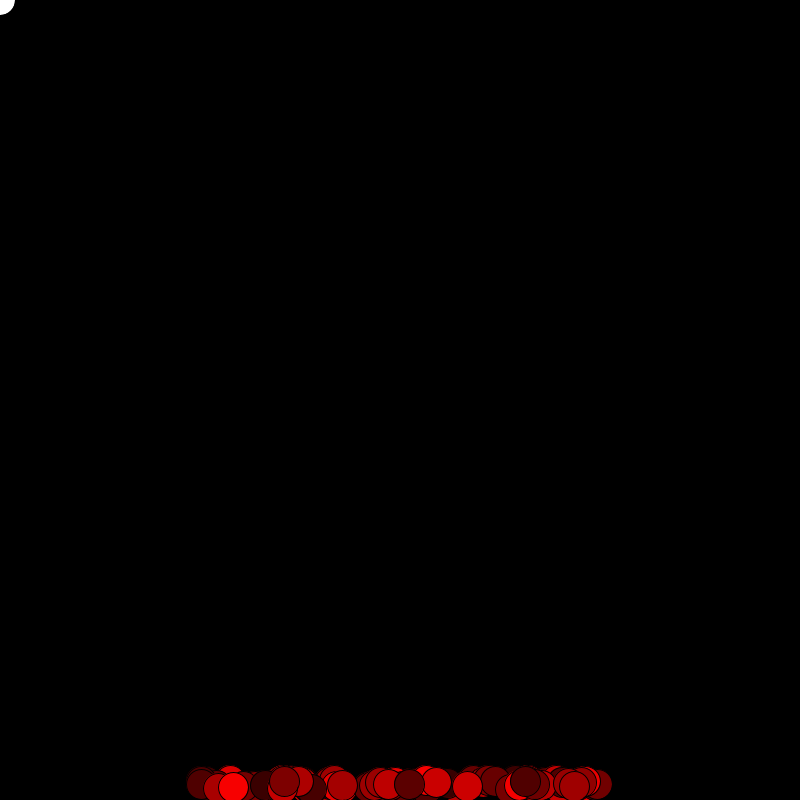
Frame 1 (no input)
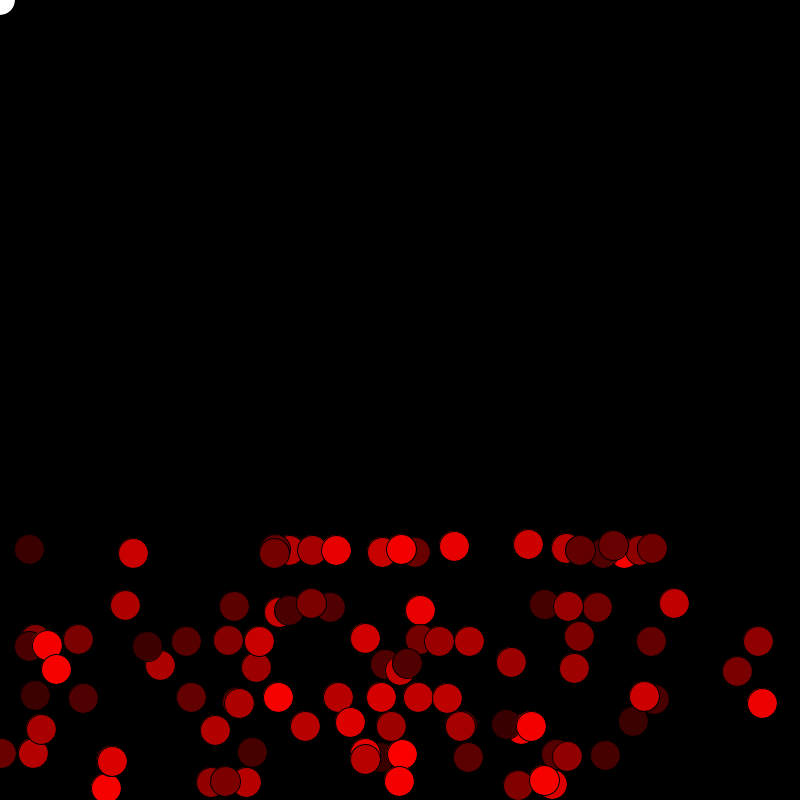
Frame 60 (the mouse pressed at the canvas centre just before this capture)
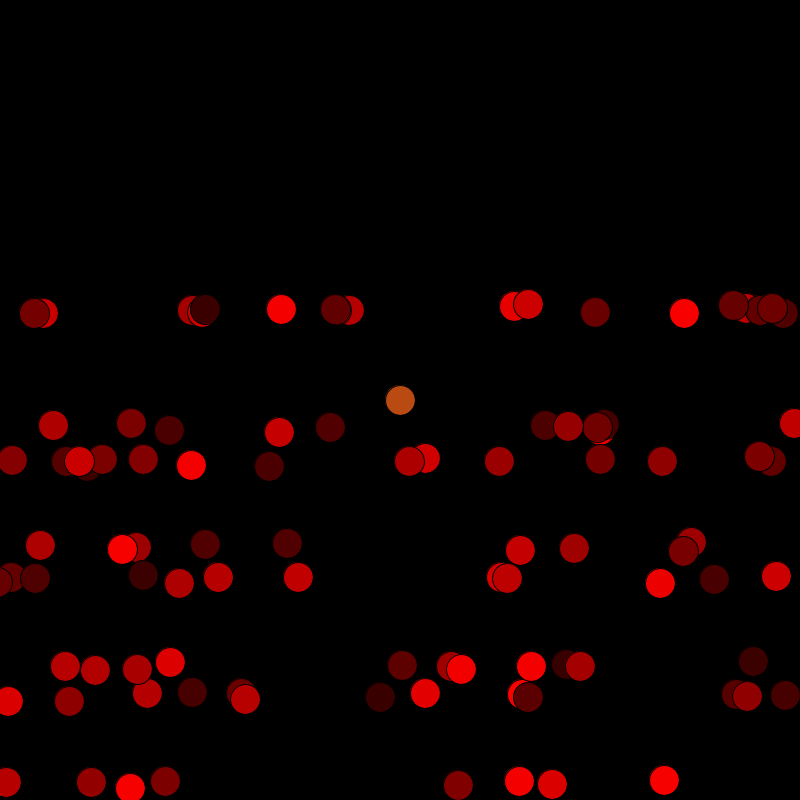
Frame 120 (the mouse held since frame 60 and released just before this capture)

The Processing sketch that drew these frames (run headless with seeded random() and noise(); from frame 60 on, the mouse is pressed at the canvas centre):

// Processing sketch: virus
// ── virus.pde
Virus [] v;
boolean end = false;
int x;
int y;


void setup(){
  size(800, 800);
  v = new Virus[100];
    for(int i = 0; i<v.length; i++){
      x = (int)(Math.random()*400)+200;
      y = (int)(Math.random()*10)+780;
      v[i] = new Virus(x, y);
    }
}

void draw(){
  if(!end){
    background(0);
    if(mousePressed){
      int r = (int)(Math.random()*255);
      int g = (int)(Math.random()*255);
      int b = (int)(Math.random()*255);
      fill(r, g, b);
      ellipse(mouseX, mouseY, 30, 30);
      for(int i = 0; i<v.length; i++){
        v[i].show();
        v[i].move();
      }
    }else{
      fill(255);
      ellipse(mouseX, mouseY, 30, 30);
      for(int i = 0; i<v.length; i++){
        v[i].show();
        v[i].move();
        v[i].die();
      }
    }
  }
  if(end){
    background(0);
    fill(255);
    ellipseMode(CENTER);
    ellipse(50, 50, 30, 30);
    textSize(32);
    fill(255);
    text("Game Over", 10, 30);
    text("restart", 70, 60);
    if(mousePressed && dist(mouseX, mouseY, 50, 50)<15){
      for(int i = 0; i<v.length; i++){
        v[i].reset();
      }
      end = false;
    }
  }
}

class Virus{
  private int x;
  private int y;
  private int xspeed;
  private int yspeed;
  private int r;
  
  Virus(int x, int y){
    this.x = x;
    this.y = y;
    this.xspeed = (int)(Math.random()*8)-4;
    this.yspeed = (int)(Math.random()*8)-4;
    this.r = (int)(Math.random()*200)+55;
  }
  void show(){
    fill(r, 0, 0);
    ellipse(x, y, 30, 30);
  }
  void move(){
    x += xspeed;
    y += yspeed;
  
  if(x >= width || x <= 0){
     xspeed*=-1;
  }
  if(y >= height || y <= 0){
    yspeed*=-1;
  }
  
  }
  void die(){
    if(dist(mouseX, mouseY, x, y)<15){
      end = true;
    }
  
  }
  void reset(){
    y = (int)(Math.random()*10)+780;
  }
}
